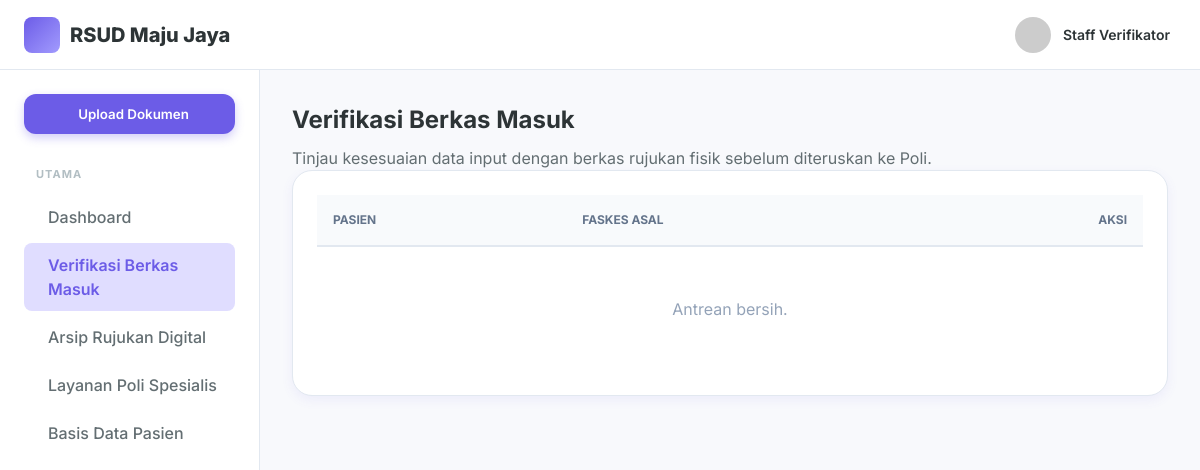
Before: /referral_verification.php with the older database file.
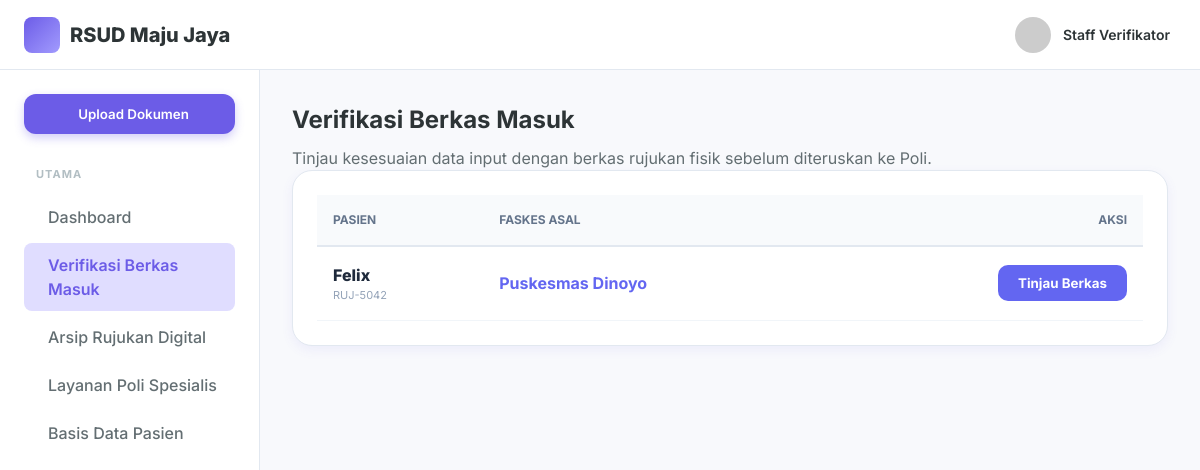
After: the same page with the newer database file.
### tables this page shows
CREATE TABLE referrals (
        id INTEGER PRIMARY KEY AUTOINCREMENT,
        referral_id TEXT UNIQUE NOT NULL,
        patient_name TEXT NOT NULL,
        patient_wa TEXT,
        faskes_wa TEXT,
        category TEXT,
        origin_faskes TEXT,
        insurance_type TEXT,
        card_number TEXT,
        diagnosis_initial TEXT,
        icd10 TEXT,
        therapy_initial TEXT,
        spec_diagnosis TEXT,
        follow_up_plan TEXT,
        letter_date TEXT,
        expiry_date TEXT,
        received_date TEXT,
        replied_at DATETIME,
        status_flow TEXT DEFAULT 'ENTRY',
        created_at DATETIME DEFAULT CURRENT_TIMESTAMP
    , faskes_kab_kota TEXT, faskes_tingkat TEXT, target_poli TEXT, target_kota TEXT, patient_status_peserta TEXT, medical_notes TEXT, doctor_name TEXT, birth_date TEXT, gender TEXT, is_deleted INTEGER DEFAULT 0);

### config.php (called while the page is built, shortened)
<?php
$db_file = __DIR__ . '/dms_hospital.sqlite';
try {
    $pdo = new PDO("sqlite:" . $db_file);
    $pdo->setAttribute(PDO::ATTR_ERRMODE, PDO::ERRMODE_EXCEPTION);
    $pdo->setAttribute(PDO::ATTR_DEFAULT_FETCH_MODE, PDO::FETCH_ASSOC);
    class SQLiteCompatibilityLayer {
        private $pdo;
        public function __construct($pdo) {
            $this->pdo = $pdo;
        }
        public function query($sql) {
            try {
                $stmt = $this->pdo->query($sql);
                return new SQLiteResultWrapper($stmt);
            } catch (PDOException $e) {
                die("Database Error: " . $e->getMessage() . " (SQL: $sql)");
            }
        }
    }
    class SQLiteResultWrapper {
        private $data = [];
        private $index = 0;
        public function __construct($stmt) {
            $this->stmt = $stmt;
            if ($stmt) {
                $all = $this->stmt->fetchAll();
                $this->num_rows = count($all);
                $this->data = $all;
                $this->index = 0;
            }
        }
        public function fetch_assoc() {
            if (isset($this->data[$this->index])) {
                return $this->data[$this->index++];
            }
            return null;
        }
        public function data_seek($n) {
            $this->index = $n;
        }
    }
    $conn = new SQLiteCompatibilityLayer($pdo);
} catch (PDOException $e) {
    die("Koneksi SQLite Gagal: " . $e->getMessage());
}

### referral_verification.php (the view, shortened to what the changed rows need)
<?php
require_once 'config.php';
$sql_queue = "SELECT * FROM referrals WHERE status_flow = 'ENTRY' AND is_deleted = 0 ORDER BY created_at DESC";
$result = $conn->query($sql_queue);
if ($result->num_rows > 0) {
    $result->data_seek(0);
}
?>
<!DOCTYPE html>
<html lang="id">
<head>
    <link rel="stylesheet" href="styles.css">
</head>
<body>
    <div class="app-container">
        <div class="main-layout">
            <main class="content-area">
                <h1 class="page-title">Verifikasi Berkas Masuk</h1>
                <div class="card" style="border-radius:20px; overflow:hidden;">
                    <table style="width:100%; border-collapse:collapse;">
                        <thead>
                            <tr style="background:#f8fafc; border-bottom:2px solid #e2e8f0; font-size:12px; color:#64748b;">
                                <th style="padding:16px; text-align:left;">PASIEN</th>
                                <th style="padding:16px; text-align:left;">FASKES ASAL</th>
                                <th style="padding:16px; text-align:right;">AKSI</th>
                            </tr>
                        </thead>
                        <tbody>
                            <?php if ($result->num_rows > 0): ?>
                                <?php while($row = $result->fetch_assoc()): ?>
                                    <tr style="border-bottom:1px solid #f1f5f9;">
                                        <td style="padding:16px;">
                                            <div style="font-weight:800; color:#1e293b;"><?= $row['patient_name'] ?></div>
                                            <div style="font-size:11px; color:#94a3b8;"><?= $row['referral_id'] ?></div>
                                        </td>
                                        <td style="padding:16px; font-weight:700; color:#6366f1;"><?= $row['origin_faskes'] ?></td>
                                        <td style="padding:16px; text-align:right;">
                                            <button onclick="openVerif('<?= $row['referral_id'] ?>')" style="padding:10px 20px; background:#6366f1; color:white; border:none; border-radius:10px; cursor:pointer; font-weight:700;">Tinjau Berkas</button>
                                        </td>
                                    </tr>
                                <?php endwhile; ?>
                            <?php else: ?>
                                <tr><td colspan="3" style="padding:50px; text-align:center; color:#94a3b8;">Antrean bersih.</td></tr>
                            <?php endif; ?>
                        </tbody>
                    </table>
                </div>
            </main>
        </div>
    </div>
</body>
</html>

Changed rows visible on the page:
now on this page (row edited): referrals: patient_name "Felix", referral "RUJ-5042", origin_faskes "Puskesmas Dinoyo"
Other visible differences:
text no longer shown: "Antrean bersih."
